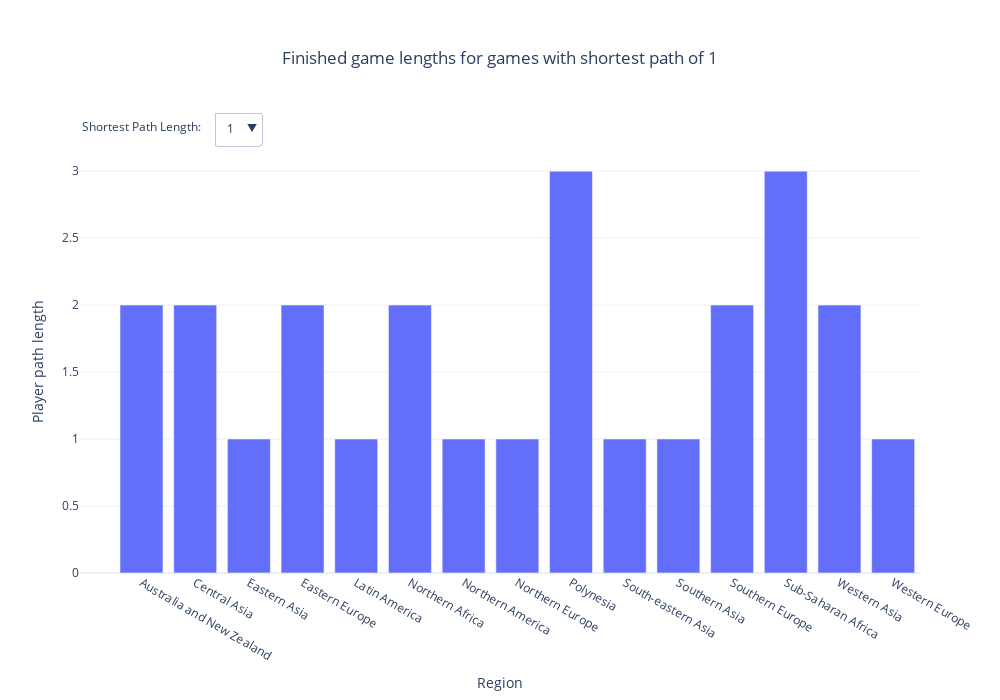

This figure's notebook cell:
### Code cell
import plotly.graph_objects as go

import pandas as pd

# load dataset
df = pd.read_csv("https://raw.githubusercontent.com/plotly/datasets/master/volcano.csv")

# create figure
fig = go.Figure()

# Add surface trace
fig.add_trace(go.Bar(x=regions_paths_1['Region'], y=regions_paths_1['game_path'], visible=True, name=''))
fig.add_trace(go.Bar(x=regions_paths_2['Region'], y=regions_paths_2['game_path'], visible=False, name=''))
fig.add_trace(go.Bar(x=regions_paths_3['Region'], y=regions_paths_3['game_path'], visible=False, name=''))
fig.add_trace(go.Bar(x=regions_paths_4['Region'], y=regions_paths_4['game_path'], visible=False, name=''))

# Update plot sizing
fig.update_layout(
    width=800,
    height=900,
    autosize=False,
    margin=dict(t=0, b=0, l=0, r=0),
    template="plotly_white",
)

# Update 3D scene options
fig.update_scenes(
    aspectratio=dict(x=1, y=1, z=0.7),
    aspectmode="manual"
)

fig.update_layout(
    height = 700,
    width = 1000,
    margin=dict(b=100, t=150, l=80, r=80),
    title='Finished game lengths for games with shortest path of 1', 
    xaxis_title='Region',
    yaxis_title='Player path length',
    title_x = 0.5,
    title_y = 0.925,
    legend_title_text = "",

    updatemenus=[
        dict(
            active=0,
            buttons=list([
                dict(label="1",
                     method="update",
                     args=[{"visible": [True, False, False, False]},
                           {"title": "Finished game lengths for games with shortest path of 1"}]),
                dict(label="2",
                     method="update",
                     args=[{"visible": [False, True, False, False]},
                           {"title": "Finished game lengths for games with shortest path of 2"}]),
                dict(label="3",
                     method="update",
                     args=[{"visible": [False, False, True, False]},
                           {"title": "Finished game lengths for games with shortest path of 3"}]),
                dict(label="4",
                     method="update",
                     args=[{"visible": [False, False, False, True]},
                           {"title": "Finished game lengths for games with shortest path of 4"}]),
            ]),
            showactive=True,
            x=0.16,
            xanchor="left",
            y=1.09,
            yanchor="top"
        )
    ])

# Add annotation
fig.update_layout(
    annotations=[
        dict(text="Shortest Path Length:", showarrow=False,
        x=0, y=1.08, yref="paper", align="left")
    ]
)

fig.show()

### Figure 1 — Plotly figure (JSON) as saved in the notebook; plotly's stock layout.template omitted (floating-point values rounded to 4 significant figures)
{"data": [{"name": "", "type": "bar", "visible": true, "x": ["Australia and New Zealand", "Central Asia", "Eastern Asia", "Eastern Europe", "Latin America", "Northern Africa", "Northern America", "Northern Europe", "Polynesia", "South-eastern Asia", "Southern Asia", "Southern Europe", "Sub-Saharan Africa", "Western Asia", "Western Europe"], "y": [2, 2, 1, 2, 1, 2, 1, 1, 3, 1, 1, 2, 3, 2, 1]}, {"name": "", "type": "bar", "visible": false, "x": ["Australia and New Zealand", "Central Asia", "Eastern Asia", "Eastern Europe", "Latin America", "Melanesia", "Micronesia", "Northern Africa", "Northern America", "Northern Europe", "Polynesia", "South-eastern Asia", "Southern Asia", "Southern Europe", "Sub-Saharan Africa", "Western Asia", "Western Europe"], "y": [3, 4, 3, 3, 4, 4, 4, 4, 3, 3, 5, 3, 3, 3, 3, 3, 3]}, {"name": "", "type": "bar", "visible": false, "x": ["Australia and New Zealand", "Central Asia", "Eastern Asia", "Eastern Europe", "Latin America", "Melanesia", "Micronesia", "Northern Africa", "Northern America", "Northern Europe", "Polynesia", "South-eastern Asia", "Southern Asia", "Southern Europe", "Sub-Saharan Africa", "Western Asia", "Western Europe"], "y": [4, 5, 4, 4, 5, 5, 8, 4, 4, 4, 5, 5, 4, 4, 4, 4, 3]}, {"name": "", "type": "bar", "visible": false, "x": ["Eastern Europe", "Latin America", "Polynesia", "South-eastern Asia", "Southern Asia", "Southern Europe", "Sub-Saharan Africa"], "y": [4.5, 8, 8, 5.5, 8, 4, 6]}], "layout": {"annotations": [{"align": "left", "showarrow": false, "text": "Shortest Path Length:", "x": 0, "y": 1.08, "yref": "paper"}], "autosize": false, "height": 700, "legend": {"title": {"text": ""}}, "margin": {"b": 100, "l": 80, "r": 80, "t": 150}, "scene": {"aspectmode": "manual", "aspectratio": {"x": 1, "y": 1, "z": 0.7}}, "title": {"text": "Finished game lengths for games with shortest path of 1", "x": 0.5, "y": 0.925}, "updatemenus": [{"active": 0, "buttons": [{"args": [{"visible": [true, false, false, false]}, {"title": "Finished game lengths for games with shortest path of 1"}], "label": "1", "method": "update"}, {"args": [{"visible": [false, true, false, false]}, {"title": "Finished game lengths for games with shortest path of 2"}], "label": "2", "method": "update"}, {"args": [{"visible": [false, false, true, false]}, {"title": "Finished game lengths for games with shortest path of 3"}], "label": "3", "method": "update"}, {"args": [{"visible": [false, false, false, true]}, {"title": "Finished game lengths for games with shortest path of 4"}], "label": "4", "method": "update"}], "showactive": true, "x": 0.16, "xanchor": "left", "y": 1.09, "yanchor": "top"}], "width": 1000, "xaxis": {"title": {"text": "Region"}}, "yaxis": {"title": {"text": "Player path length"}}}}
